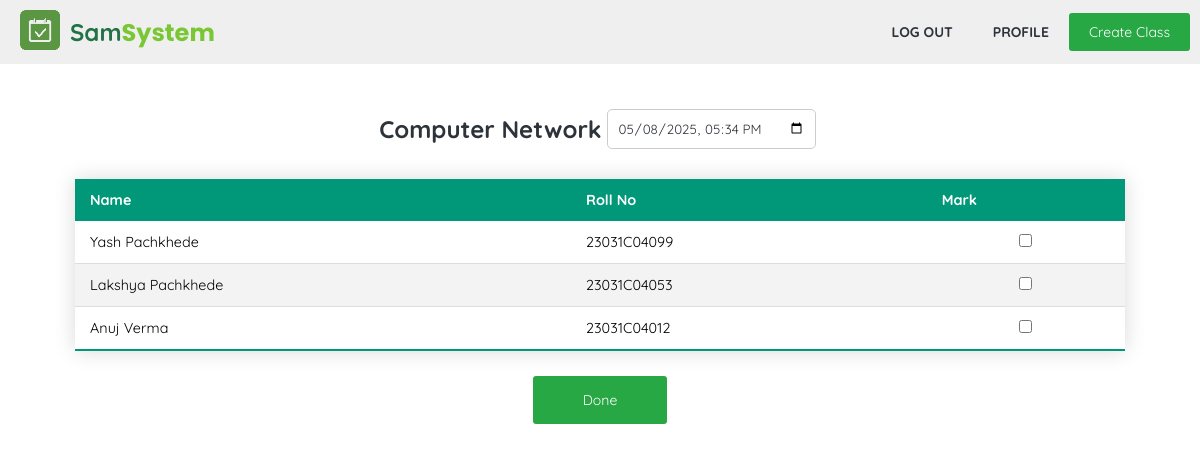
Page /teacher/take_attendence.php?id=5 (signed in) on the committed database.
### tables this page shows
CREATE TABLE `class` (
  `id` int(11) NOT NULL,
  `name` varchar(100) DEFAULT NULL,
  `description` text DEFAULT NULL,
  `teacher_id` int(11) DEFAULT NULL,
  `date_created` datetime DEFAULT current_timestamp(),
  `branch` int(11) DEFAULT NULL
);

CREATE TABLE `attends` (
  `student_id` int(11) NOT NULL,
  `class_id` int(11) NOT NULL,
  `date_joined` datetime DEFAULT current_timestamp()
);

CREATE TABLE `user` (
  `id` int(11) NOT NULL,
  `name` varchar(50) NOT NULL,
  `email` varchar(100) NOT NULL,
  `password` varchar(255) NOT NULL,
  `type` enum('student','teacher','admin') NOT NULL DEFAULT 'student',
  `approved` tinyint(1) NOT NULL DEFAULT 0,
  `date_created` date DEFAULT current_timestamp()
);

CREATE TABLE `student_profile` (
  `student_id` int(11) NOT NULL,
  `roll_no` varchar(15) NOT NULL,
  `branch` int(11) DEFAULT NULL,
  `bio` varchar(200) DEFAULT NULL
);

### utils.php (called while the page is built, shortened)
<?php
function getRecords($conn, $table, $parameter, $value){
	$stmt = $conn->prepare("SELECT * FROM $table WHERE $parameter = ?");
	$stmt->bind_param('i', $value);
	$stmt->execute();
	$result = $stmt->get_result();
	return $result;
}
?>

### teacher/take_attendence.php (the view, shortened to what this page needs)
<?php
require '../db/db_connector.php';
require '../utils.php';
$class_id = $_GET['id'];
$class_data = getRecords($conn, "class", "id", $class_id)->fetch_assoc();
?>
<!DOCTYPE html>
<html lang="en">
<head>
	<link rel="stylesheet" href="../css/util.css">
	<link rel="stylesheet" href="../css/style.css">
</head>
<body>
	<?php require '..\components\nav_sm.php'; ?>
	<div class="container mt40">
		<form action="take_attendence.php?id=<?=$class_id?>" method="POST">
			<div class="d-f-col">
				<div class="d-fcc">
					<h2 class="text-dark"><?=$class_data['name']?></h2>
					<input type="datetime-local" id="attendence_time" class="ml10 f-input w-i" name="attendence_time" value="<?=date('Y-m-d\TH:i')?>">
				</div>
				<table class="styled-table">
					<thead>
						<tr>
							<th>Name</th>
							<th>Roll No</th>
							<th>Mark</th>
						</tr>
					</thead>
					<tbody>
						<?php
						$all_students = getRecords($conn, "attends", "class_id", $class_id);
						while($row = $all_students->fetch_assoc()){
							$user_id = $row['student_id'];
							$user_data = getRecords($conn, "user", "id", $user_id)->fetch_assoc();
							$user_profile_data = getRecords($conn, "student_profile", "student_id", $user_id)->fetch_assoc();
							echo"
							<tr>
							<td>" . $user_data['name'] . "</td>
							<td>". $user_profile_data['roll_no'] ."</td>
							<td class='tac'><input type='checkbox' name='present[]' value='".$user_data['id']."'></td>
							</tr>
							<input type='hidden' name='all_students[]' value='".$user_data['id']."'>
							";
						}
						?>
					</tbody>
				</table>
				<button class="btn btn-form" type="submit">Done</button>
			</div>
		</form>
	</div>
</body>
</html>

### css/util.css (style rules this page uses)
:root { --color-primary: #217346; --color-primary-light: #7ac735; --color-accent: #ff9900; --color-background: #fafafa; --color-text-dark: #2d333a; --color-highlight: #FFF9C4; --color-info: #00bcfe; --color-info-dark: #0095c7; --color-light-blue: #eaf4ff; --color-green: #28a745; --color-red: #dc3545; --color-green-dark:#218838; --color-red-dark: #c82333; }
.d-fcc { display: flex; justify-content: center; align-items: center; }
.ml10 { margin-left: 10px; }
.d-f-col { display: flex; justify-content: center; flex-direction: column; align-items: center; }
.tac { text-align: center; }
.mt40 { margin-top: 40px !important; }
.btn { padding: 10px 20px; font-weight: normal; background: var(--color-green); border-radius: 3px; color: white; text-align: center; cursor: pointer; transition: all 0.5s ease-out; outline: none; border: none; font-size: 14px; }
.btn-form { float: right; padding: 15px 50px; align-self: center; }
.text-dark { color: var(--color-text-dark); }
.w-i { width: initial !important; }

### css/style.css (style rules this page uses)
* { margin: 0; padding: 0; font-family: "Quicksand", sans-serif; box-sizing: border-box; }
.f-input { width: 80%; border-radius: 5px; border: 1px solid #ccc; padding: 10px; color: var(--color-text-dark); margin: 5px; outline: none; }
.container { max-width: 1050px; margin: auto auto; }
.text-dark { color: var(--color-text-dark); font-weight: 700; }
.styled-table { border-collapse: collapse; margin: 25px 0; font-size: 0.9em; font-family: sans-serif; min-width: 100%; box-shadow: 0 0 20px rgba(0, 0, 0, 0.15); }
.styled-table thead tr { background-color: #009879; color: #ffffff; text-align: left; }
.styled-table th, .styled-table td { padding: 12px 15px; white-space: nowrap; max-width: 100%; }
.styled-table tbody tr { border-bottom: 1px solid #dddddd; }
.styled-table tbody tr:nth-of-type(even) { background-color: #f3f3f3; }
.styled-table tbody tr:last-of-type { border-bottom: 2px solid #009879; }

### rows in the picture
class: name "Computer Network"
attends: student.name "Yash Pachkhede", student_profile.roll_no "23031C04099"
attends: student.name "Lakshya Pachkhede", student_profile.roll_no "23031C04053"
attends: student.name "Anuj Verma", student_profile.roll_no "23031C04012"
